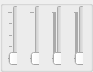
   <widget class="QGroupBox" name="groupBoxPitch">
    <property name="geometry">
     <rect>
      <x>210</x>
      <y>430</y>
      <width>93</width>
      <height>72</height>
     </rect>
    </property>
    <property name="title">
     <string/>
    </property>
    <widget class="QWidget" name="horizontalLayoutWidget_7">
     <property name="geometry">
      <rect>
       <x>0</x>
       <y>0</y>
       <width>91</width>
       <height>71</height>
      </rect>
     </property>
     <layout class="QHBoxLayout" name="horizontalLayoutPitchSlider" stretch="1,1,0,1">
      <property name="spacing">
       <number>5</number>
      </property>
      <property name="leftMargin">
       <number>0</number>
      </property>
      <property name="topMargin">
       <number>0</number>
      </property>
      <property name="rightMargin">
       <number>0</number>
      </property>
      <property name="bottomMargin">
       <number>0</number>
      </property>
      <item>
       <widget class="QSlider" name="verticalSliderPitchShift">
        <property name="minimumSize">
         <size>
          <width>10</width>
          <height>61</height>
         </size>
        </property>
        <property name="maximumSize">
         <size>
          <width>10</width>
          <height>61</height>
         </size>
        </property>
        <property name="sizeIncrement">
         <size>
          <width>10</width>
          <height>61</height>
         </size>
        </property>
        <property name="baseSize">
         <size>
          <width>10</width>
          <height>61</height>
         </size>
        </property>
        <property name="toolTip">
         <string>&lt;html&gt;&lt;head/&gt;&lt;body&gt;&lt;p&gt;Dry&lt;/p&gt;&lt;/body&gt;&lt;/html&gt;</string>
        </property>
        <property name="value">
         <number>0</number>
        </property>
        <property name="sliderPosition">
         <number>0</number>
        </property>
        <property name="orientation">
         <enum>Qt::Vertical</enum>
        </property>
        <property name="invertedControls">
         <bool>false</bool>
        </property>
        <property name="tickPosition">
         <enum>QSlider::TicksAbove</enum>
        </property>
        <property name="tickInterval">
         <number>25</number>
        </property>
       </widget>
      </item>
      <item>
       <widget class="QSlider" name="verticalSliderPitchSemitones">
        <property name="minimumSize">
         <size>
          <width>10</width>
          <height>61</height>
         </size>
        </property>
        <property name="maximumSize">
         <size>
          <width>10</width>
          <height>61</height>
         </size>
        </property>
        <property name="sizeIncrement">
         <size>
          <width>10</width>
          <height>61</height>
         </size>
        </property>
        <property name="baseSize">
         <size>
          <width>10</width>
          <height>61</height>
         </size>
        </property>
        <property name="toolTip">
         <string>&lt;html&gt;&lt;head/&gt;&lt;body&gt;&lt;p&gt;Wet&lt;/p&gt;&lt;/body&gt;&lt;/html&gt;</string>
        </property>
        <property name="orientation">
         <enum>Qt::Vertical</enum>
        </property>
        <property name="tickPosition">
         <enum>QSlider::TicksAbove</enum>
        </property>
        <property name="tickInterval">
         <number>100</number>
        </property>
       </widget>
      </item>
      <item>
       <widget class="QSlider" name="verticalSliderPitchFFTsize">
        <property name="minimumSize">
         <size>
          <width>10</width>
          <height>61</height>
         </size>
        </property>
        <property name="maximumSize">
         <size>
          <width>10</width>
          <height>61</height>
         </size>
        </property>
        <property name="sizeIncrement">
         <size>
          <width>10</width>
          <height>61</height>
         </size>
        </property>
        <property name="baseSize">
         <size>
          <width>10</width>
          <height>61</height>
         </size>
        </property>
        <property name="toolTip">
         <string>&lt;html&gt;&lt;head/&gt;&lt;body&gt;&lt;p&gt;Подача выходного сигнала назад&lt;/p&gt;&lt;/body&gt;&lt;/html&gt;</string>
        </property>
        <property name="orientation">
         <enum>Qt::Vertical</enum>
        </property>
        <property name="tickPosition">
         <enum>QSlider::TicksAbove</enum>
        </property>
        <property name="tickInterval">
         <number>1</number>
        </property>
       </widget>
      </item>
      <item>
       <widget class="QSlider" name="verticalSliderPitchOsamp">
        <property name="minimumSize">
         <size>
          <width>10</width>
          <height>61</height>
         </size>
        </property>
        <property name="maximumSize">
         <size>
          <width>10</width>
          <height>61</height>
         </size>
        </property>
        <property name="sizeIncrement">
         <size>
          <width>10</width>
          <height>61</height>
         </size>
        </property>
        <property name="baseSize">
         <size>
          <width>10</width>
          <height>61</height>
         </size>
        </property>
        <property name="toolTip">
         <string>&lt;html&gt;&lt;head/&gt;&lt;body&gt;&lt;p&gt;Минимальная задержка в мс.&lt;/p&gt;&lt;/body&gt;&lt;/html&gt;</string>
        </property>
        <property name="orientation">
         <enum>Qt::Vertical</enum>
        </property>
        <property name="tickPosition">
         <enum>QSlider::TicksAbove</enum>
        </property>
        <property name="tickInterval">
         <number>1</number>
        </property>
       </widget>
      </item>
     </layout>
    </widget>
   </widget>
